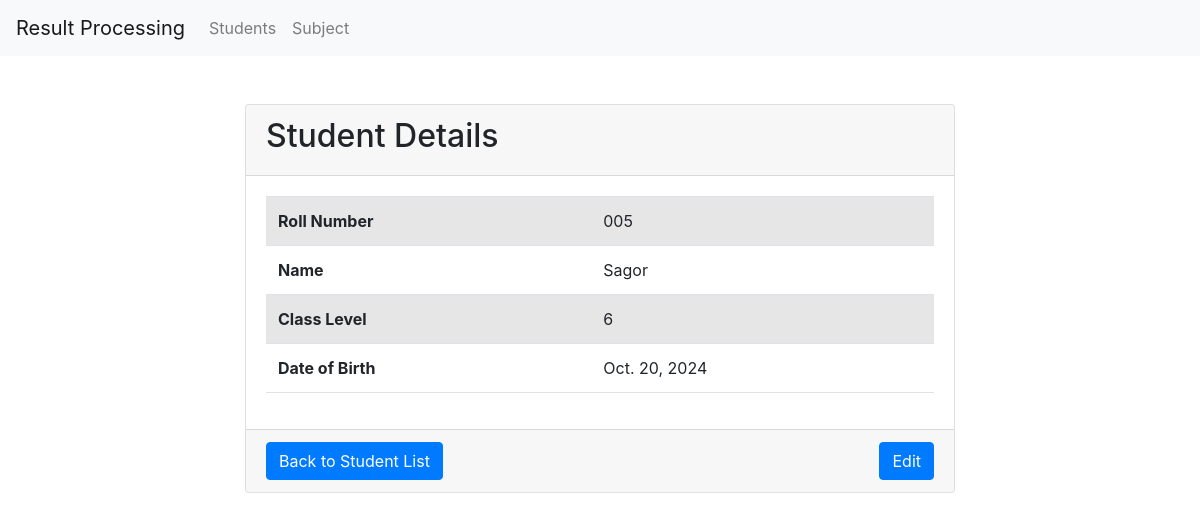
The app's page /results/v1/students/5/details/ with its own data.
### results/models.py (models this page shows, shortened)
class Student(models.Model):
    roll_number = models.CharField(max_length=20, unique=True)
    name = models.CharField(max_length=100)
    class_level = models.CharField(max_length=20)
    date_of_birth = models.DateField()

### results/views.py (the view)
class StudentDetailsView(DetailView):
    model = Student
    template_name = "students/student_details.html"
    context_object_name = "student"
    def get_object(self):
        return self.model.objects.get(pk=self.kwargs['pk'])

### results/templates/students/student_details.html (shortened to what this page needs)
{% extends 'base.html' %}
{% block content %}
<div class="container mt-5">
    <div class="row">
        <div class="col-md-8 offset-md-2">
            <div class="card">
                <div class="card-header">
                    <h2>Student Details</h2>
                </div>
                <div class="card-body">
                    <table class="table table-striped">
                        <tbody>
                            <tr>
                                <th scope="row">Roll Number</th>
                                <td>{{ student.roll_number }}</td>
                            </tr>
                            <tr>
                                <th scope="row">Name</th>
                                <td>{{ student.name }}</td>
                            </tr>
                            <tr>
                                <th scope="row">Class Level</th>
                                <td>{{ student.class_level }}</td>
                            </tr>
                            <tr>
                                <th scope="row">Date of Birth</th>
                                <td>{{ student.date_of_birth }}</td>
                            </tr>
                        </tbody>
                    </table>
                </div>
                <div class="card-footer d-flex justify-content-between align-items-center">
                    <a href="{% url 'student-list' %}" class="btn btn-primary">Back to Student List</a>
                    <a href="{% url 'student_update' student.id %}" class="btn btn-primary">Edit</a>
                </div>
            </div>
        </div>
    </div>
</div>
{% endblock %}

### records on screen
Student: roll_number "005", name "Sagor", class_level "6", date_of_birth "Oct. 20, 2024"
